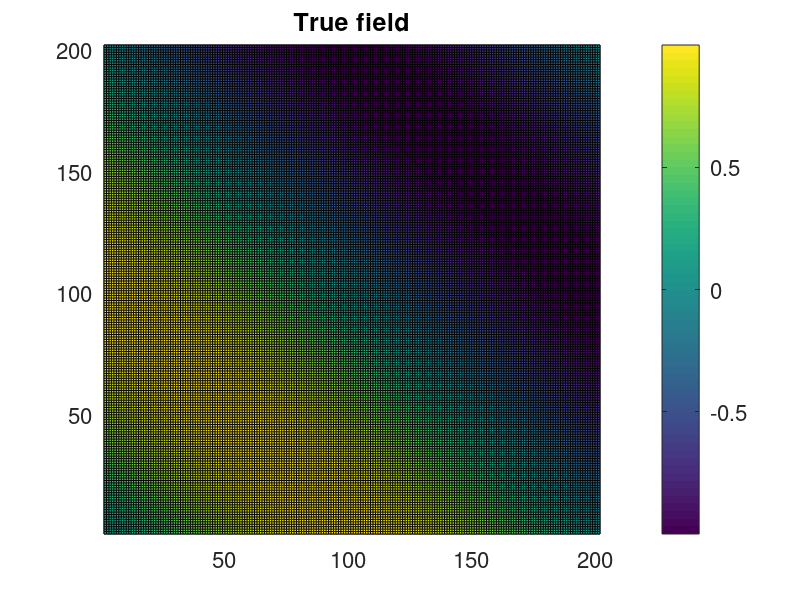
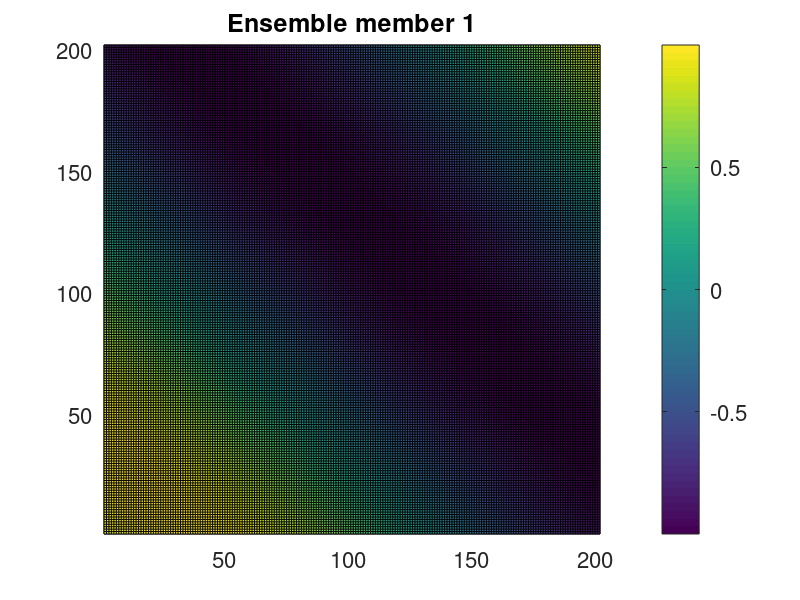
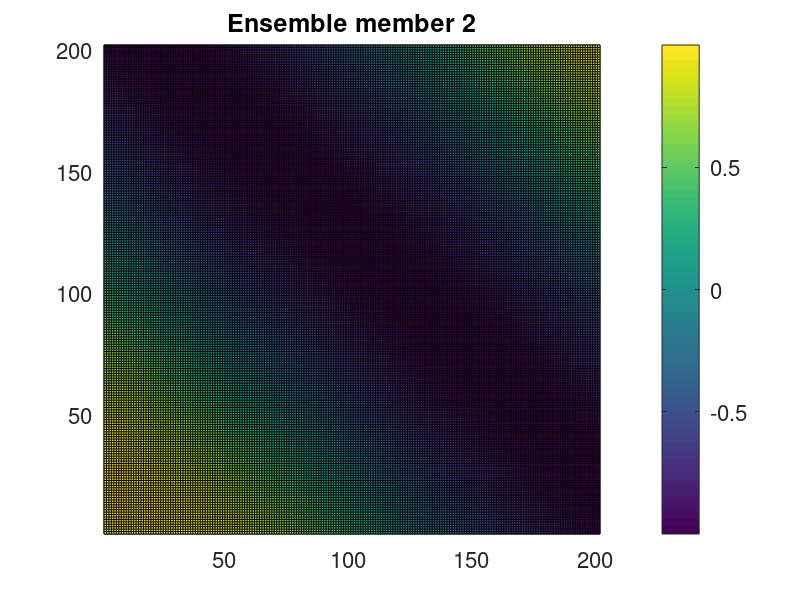
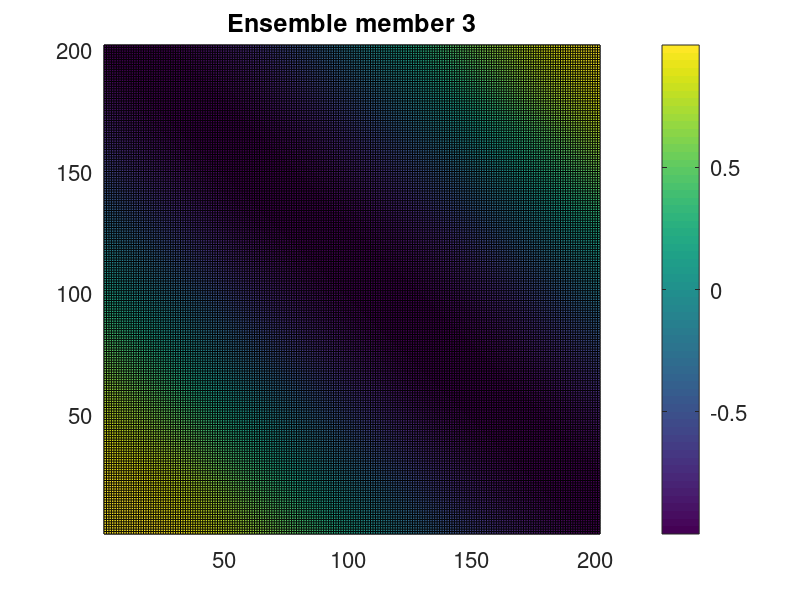

MATLAB code to generate these figures, in order:
% Script to generate files for the PDAF offline tutorial

dim_x = 201
dim_y = 201
dim_ens = 9
stddev_obs = 0.5
dxobs = 5;
dyobs = 4;


% True field
for j=1:dim_x
    for i=1:dim_y
        field(i,j) = sin(pi*(i/201+j/201));
    end
end


field_plot=zeros(dim_y+1, dim_x+1);
field_plot(1:dim_y,1:dim_x) = field;
figure
pcolor(field_plot)
set(gca,'fontsize',16)
cb=colorbar
set(cb,'fontsize',16)
title('True field','fontsize',18)


% Ensemble states
for k=1:dim_ens
    for j=1:dim_x
        for i=1:dim_y
            ens(i,j,k) = sin(pi*(i/201+j/201)+0.5*pi*(k+5)/dim_ens);
        end
    end
    figure
    field_plot=zeros(dim_y+1, dim_x+1);
    field_plot(1:dim_y,1:dim_x) = ens(:,:,k);
    pcolor(field_plot)
    set(gca,'fontsize',16)
    cb=colorbar
    set(cb,'fontsize',16)
    title(['Ensemble member ' num2str(k)],'fontsize',18)
end

figure
field_plot=zeros(dim_y+1, dim_x+1);
ensmean = mean(ens,3);
field_plot(1:dim_y,1:dim_x) = ensmean;
pcolor(field_plot)
set(gca,'fontsize',16)
cb=colorbar
set(cb,'fontsize',16)
title('Initial estimate (ensemble mean)','fontsize',18)

% Observations
obs_error = stddev_obs * randn(dim_y, dim_x);
full_obs = field + obs_error;

field_plot=zeros(dim_y+1, dim_x+1);
field_plot(1:dim_y,1:dim_x) = full_obs;
figure
pcolor(field_plot)
set(gca,'fontsize',16)
cb=colorbar
set(cb,'fontsize',16)
title('Disturbed true state','fontsize',18)

obs = zeros(dim_y, dim_x)-999;
for j=dxobs:dxobs:dim_x
    for i=dyobs:dyobs:dim_y
        obs(i,j) = full_obs(i,j);
    end
end

field_plot=zeros(dim_y+1, dim_x+1);
field_plot(1:dim_y,1:dim_x) = obs;
figure
pcolor(field_plot)
set(gca,'fontsize',16)
cb=colorbar
set(cb,'fontsize',16)
title(['28 Observations used for analysis'],'fontsize',18)
set(gca,'clim',[-3 3])


% Write files

% True field
fid = fopen('true.txt','w');
for i=1:dim_y
    fprintf(fid,'%14.8f',field(i,:));
    fprintf(fid,'\n')
end
fclose(fid)


% Observations
fid = fopen('obs.txt','w');
for i=1:dim_y
    fprintf(fid,'%14.6f',obs(i,:));
    fprintf(fid,'\n')
end
fclose(fid)

% Ensemble
for k=1:dim_ens
    fid = fopen(['ens_' num2str(k) '.txt'],'w');
    for i=1:dim_y
        fprintf(fid,'%14.8f',ens(i,:,k));
        fprintf(fid,'\n')
    end
    fclose(fid)
end


% Ensemble mean
fid = fopen('state_ini.txt','w');
for i=1:dim_y
    fprintf(fid,'%14.6f',ensmean(i,:));
    fprintf(fid,'\n')
end
fclose(fid)
